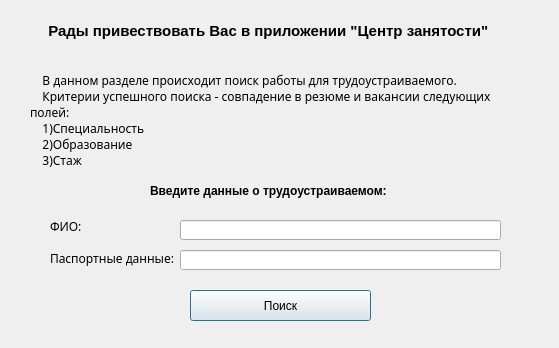
<?xml version="1.0" encoding="UTF-8"?>
<ui version="4.0">
 <class>Employmentwindow</class>
 <widget class="QDialog" name="Employmentwindow">
  <property name="geometry">
   <rect>
    <x>0</x>
    <y>0</y>
    <width>559</width>
    <height>348</height>
   </rect>
  </property>
  <property name="windowTitle">
   <string>Dialog</string>
  </property>
  <widget class="QLabel" name="label">
   <property name="geometry">
    <rect>
     <x>40</x>
     <y>0</y>
     <width>471</width>
     <height>61</height>
    </rect>
   </property>
   <property name="font">
    <font>
     <pointsize>11</pointsize>
     <weight>75</weight>
     <bold>true</bold>
    </font>
   </property>
   <property name="text">
    <string>  Рады привествовать Вас в приложении &quot;Центр занятости&quot;</string>
   </property>
  </widget>
  <widget class="QLabel" name="label_2">
   <property name="geometry">
    <rect>
     <x>30</x>
     <y>70</y>
     <width>511</width>
     <height>101</height>
    </rect>
   </property>
   <property name="font">
    <font>
     <family>MS Reference Sans Serif</family>
     <pointsize>9</pointsize>
    </font>
   </property>
   <property name="mouseTracking">
    <bool>false</bool>
   </property>
   <property name="layoutDirection">
    <enum>Qt::LeftToRight</enum>
   </property>
   <property name="text">
    <string>    В данном разделе происходит поиск работы для трудоустраиваемого.
    Критерии успешного поиска - совпадение в резюме и вакансии следующих
полей:
    1)Специальность
    2)Образование
    3)Стаж</string>
   </property>
  </widget>
  <widget class="QLabel" name="label_3">
   <property name="geometry">
    <rect>
     <x>150</x>
     <y>180</y>
     <width>261</width>
     <height>21</height>
    </rect>
   </property>
   <property name="font">
    <font>
     <pointsize>9</pointsize>
     <weight>75</weight>
     <bold>true</bold>
    </font>
   </property>
   <property name="layoutDirection">
    <enum>Qt::LeftToRight</enum>
   </property>
   <property name="text">
    <string>Введите данные о трудоустраиваемом:</string>
   </property>
  </widget>
  <widget class="QLabel" name="label_4">
   <property name="geometry">
    <rect>
     <x>50</x>
     <y>220</y>
     <width>47</width>
     <height>13</height>
    </rect>
   </property>
   <property name="font">
    <font>
     <family>MS Reference Sans Serif</family>
    </font>
   </property>
   <property name="text">
    <string>ФИО:</string>
   </property>
  </widget>
  <widget class="QLabel" name="label_5">
   <property name="geometry">
    <rect>
     <x>50</x>
     <y>250</y>
     <width>131</width>
     <height>16</height>
    </rect>
   </property>
   <property name="font">
    <font>
     <family>MS Reference Sans Serif</family>
    </font>
   </property>
   <property name="text">
    <string>Паспортные данные:</string>
   </property>
  </widget>
  <widget class="QLineEdit" name="FullName">
   <property name="geometry">
    <rect>
     <x>180</x>
     <y>220</y>
     <width>321</width>
     <height>20</height>
    </rect>
   </property>
  </widget>
  <widget class="QLineEdit" name="PassportData">
   <property name="geometry">
    <rect>
     <x>180</x>
     <y>250</y>
     <width>321</width>
     <height>20</height>
    </rect>
   </property>
  </widget>
  <widget class="QPushButton" name="pushButton">
   <property name="geometry">
    <rect>
     <x>190</x>
     <y>290</y>
     <width>181</width>
     <height>31</height>
    </rect>
   </property>
   <property name="text">
    <string>Поиск</string>
   </property>
  </widget>
 </widget>
 <resources/>
 <connections/>
</ui>
